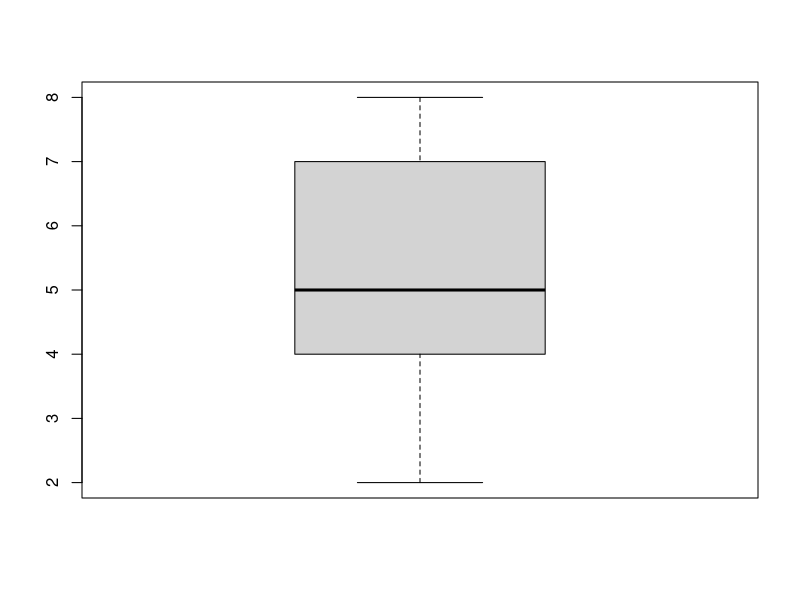
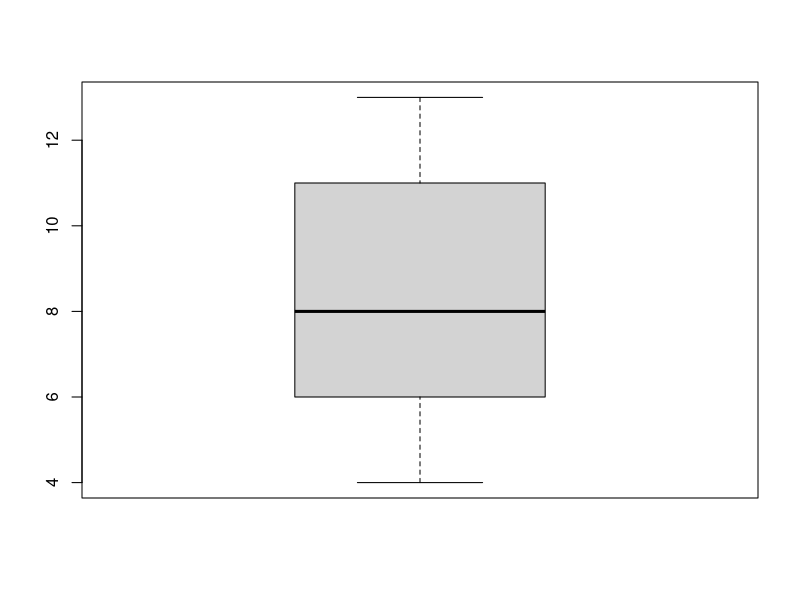
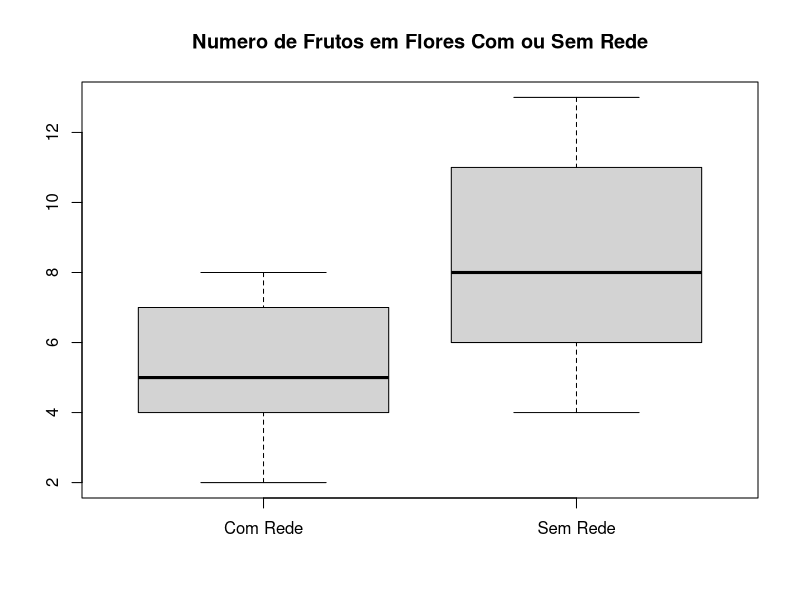

These figures' R source, in order:
## ---- chunk 1
rede<- c(5,6,7,3,4,2,7,8,5,4)
sem_rede<- c(6,13,8,11,5,12,10,8,4,8)

## ---- chunk 2
shapiro.test(rede)
shapiro.test(sem_rede)
## ---- chunk 3
var.test(rede,sem_rede)
## ---- chunk 4
summary(rede)
summary(sem_rede)

boxplot(rede)
boxplot(sem_rede)

boxplot(rede,sem_rede, main= "Numero de Frutos em Flores Com ou Sem Rede", names = c("Com Rede", "Sem Rede"))

## ---- chunk 5
t.test(rede,sem_rede, var.equal = TRUE)
